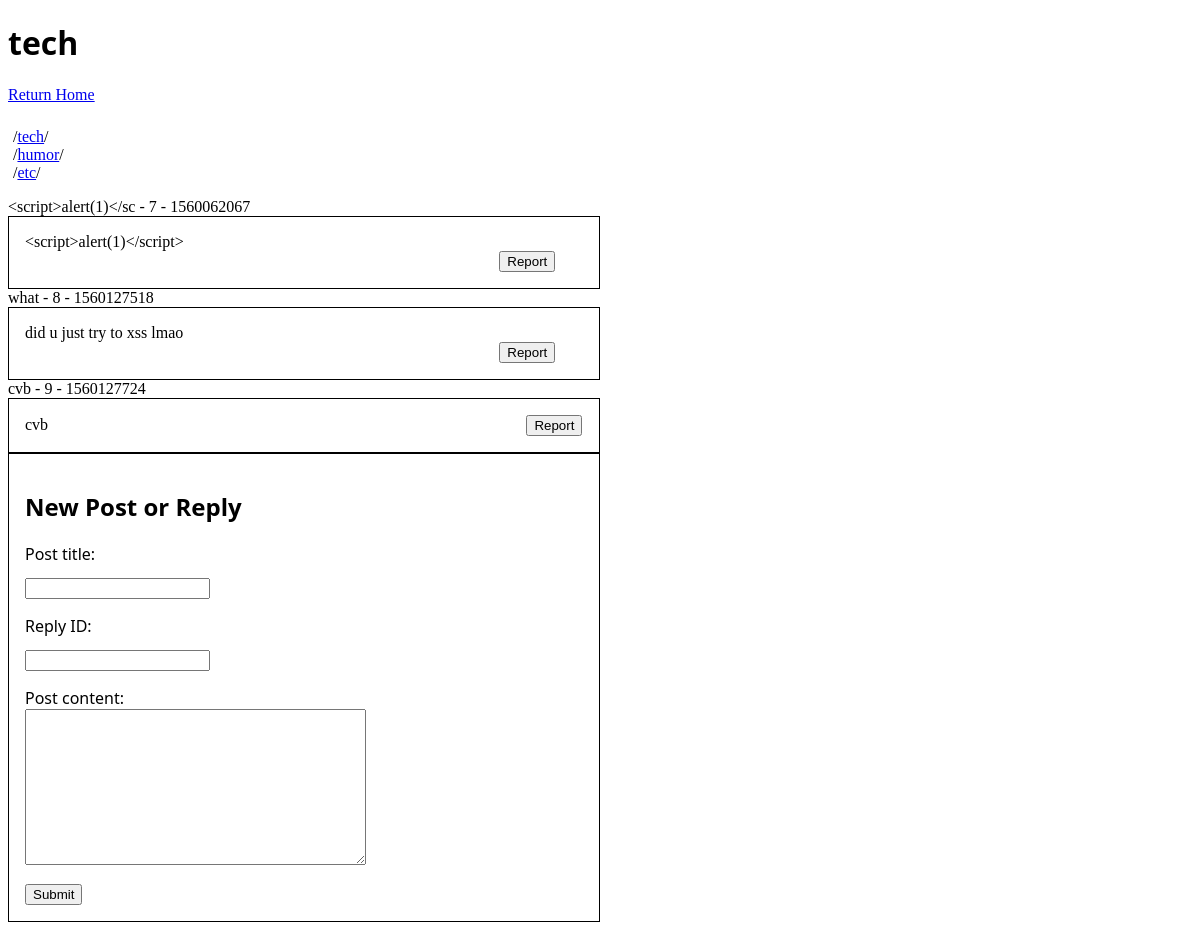
Page /tech/ on the committed database.
### boards/models.py (models this page shows, shortened)
class Boards(models.Model):
    board_name = models.CharField(max_length=MAX_BOARD_NAME_LENGTH)
    password = models.TextField(blank=True)
    rules = models.TextField(default="Obey site-wide rules")

class PostDB(models.Model):
    board_name = models.TextField(max_length=MAX_BOARD_NAME_LENGTH)
    date = models.IntegerField()
    parent_id = models.IntegerField(null=True)
    tripcode = models.TextField(max_length=150, null=True)
    title = models.TextField(max_length=12)
    name = models.CharField(max_length=25, default="anonymous")
    content = models.TextField(max_length=500000)

### boards/views.py (the view)
# urls.py: path('<str:board_name>/', views.board_home, name="board_name")
def board_home(request, board_name):
    for board in STANDARD_CONTEXT['board_list']:
        if board_name == board.board_name:
            break
    else:
        raise Http404
    context = {'board_name': board_name, 'new_post_form': forms.NewPostForm, 'post_list': boardutils.get_post_list_for_board(board_name),}
    context = dict({**STANDARD_CONTEXT, **context})
    template = loader.get_template('boards/board-home.html')
    resp = HttpResponse(template.render(context, request))
    return resp

### boards/boardutils/__init__.py (called while the page is built)
def get_post_list_for_board(board):
    return models.PostDB.objects.filter(board_name=board)

### boards/templates/boards/board-home.html (shortened to what this page needs)
{% load static %}
<!DOCTYPE html>
<html>
    <head>
        <link rel="stylesheet" href="{% static 'boards/style.css' %}">
        <link rel="stylesheet" href="{% static 'boards/default-board-style.css' %}">
    </head>
    <body>
        <h1 class='boardLogo'>
            {{ board_name }}
        </h1>
        <a href="/">Return Home</a>
        {% if board_list %}
            <ul class='boardList'>
            {% for board in board_list %}
                <li>/<a href="/{{ board.board_name }}/">{{ board.board_name }}</a>/</li>
            {% endfor %}
            </ul>
        {% endif %}
        {% if post_list %}
            {% for post in post_list %}
                <div class='postTopic'>{{ post.title }}</a> - {{ post.id }} - {{ post.date }}</div>
                <div class='postContent'>
                    {{ post.content }}
                    <button class='reportPost'>Report</button>
                </div>
            {% endfor %}
            {% else %}
            <p>No posts are available.</p>
        {% endif %}
        <form action="/submit-post" method="post" class='submitPostForm'>
            <h2>New Post or Reply</h2>
            {{ new_post_form }}
            <input type="submit" value="Submit">
        </form>
    </body>
</html>

### boards/static/boards/style.css (style rules this page uses)
.boardList { list-style: none; padding-left: 5px; padding-top: 0.5em; }

### boards/static/boards/default-board-style.css (style rules this page uses)
.submitPostForm input, .submitPostForm label { margin-top: 1em; display: block; }
.submitPostForm { border: 1px solid black; padding: 1em; }
.submitPostForm, .boardLogo { font-family: 'Segoe UI', Tahoma, Geneva, Verdana, sans-serif; }
.submitPostForm, .postContent { margin-right: 50%; }
.postContent { border: 1px solid black; padding: 1em; }
.reportPost { margin-left: 85%; display: inline; }

### rows in the picture
Boards: board_name "tech"
Boards: board_name "humor"
Boards: board_name "etc"
PostDB: title "<script>alert(1)</sc", id "7", date "1560062067", content "<script>alert(1)</script>"
PostDB: title "what", id "8", date "1560127518", content "did u just try to xss lmao"
PostDB: title "cvb", id "9", date "1560127724", content "cvb"

### other values in the picture
{{ board_name }} "tech"
